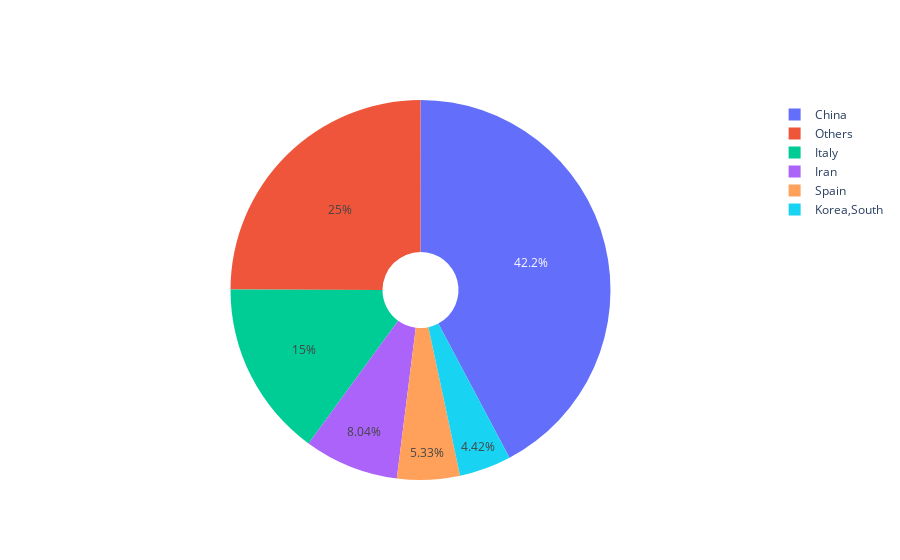

Notebook code cell kept with this figure:
### Markdown cell above
### Inside Story of each Countries <a id="5"></a>

### Code cell
temp_df = train_df.loc[train_df["Date"]=="2020-03-16"].groupby("Country/Region")["ConfirmedCases","Fatalities"].sum().reset_index()
temp=pd.DataFrame()
temp["Index"] = ["Korea,South","Spain","Iran","Italy","China","Others"]
t = temp_df.sort_values(by="ConfirmedCases").tail()["ConfirmedCases"].values
values = []
for i in range(0,5):
    values.append(t[i])
values.append(sum(temp_df.loc[~temp_df["Country/Region"].isin(temp["Index"])]["ConfirmedCases"]))
temp["Values"]=values

fig = go.Figure(data=[go.Pie(labels=temp["Index"], values=temp["Values"],hole=0.2)])
fig.show()

### Figure 1 — Plotly figure (JSON) as saved in the notebook; plotly's stock layout.template omitted (floating-point values rounded to 4 significant figures)
{"data": [{"hole": 0.2, "labels": ["Korea,South", "Spain", "Iran", "Italy", "China", "Others"], "type": "pie", "values": [8236.0, 9942.0, 14990.0, 27980.0, 78750.0, 46530.0]}], "layout": {}}
